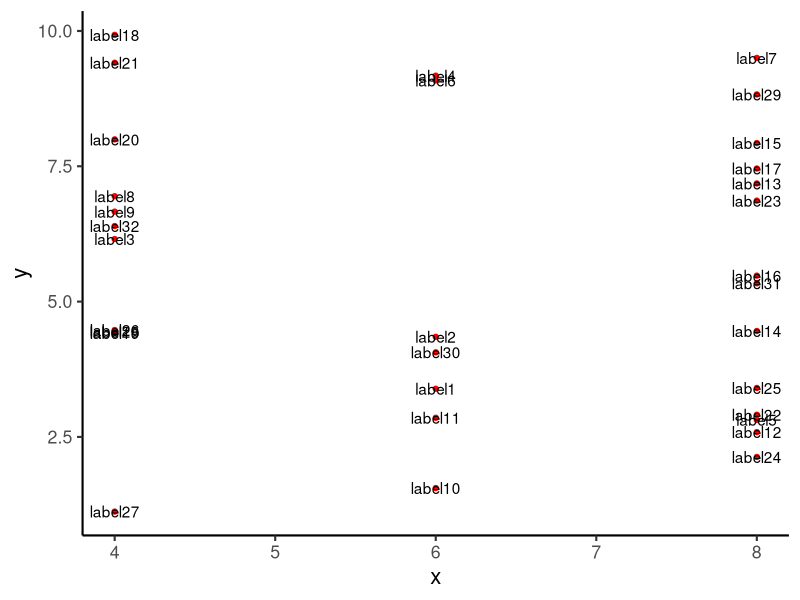
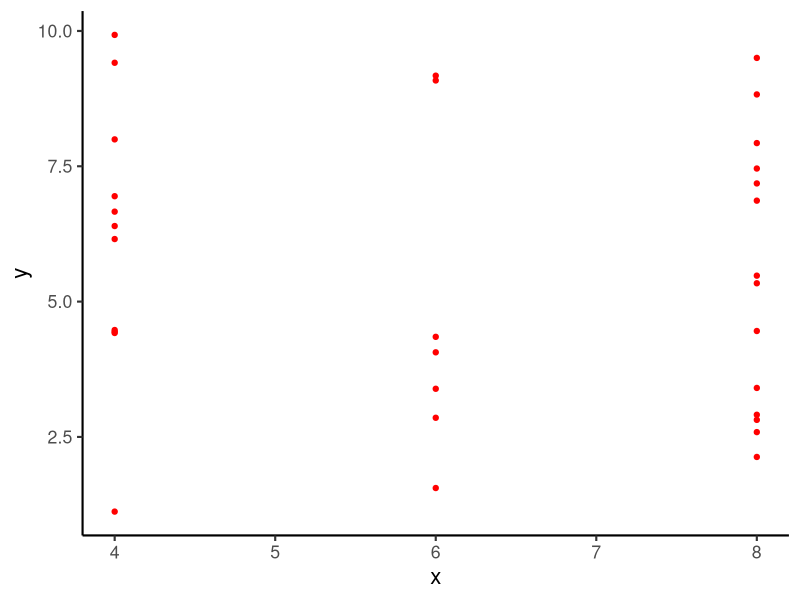
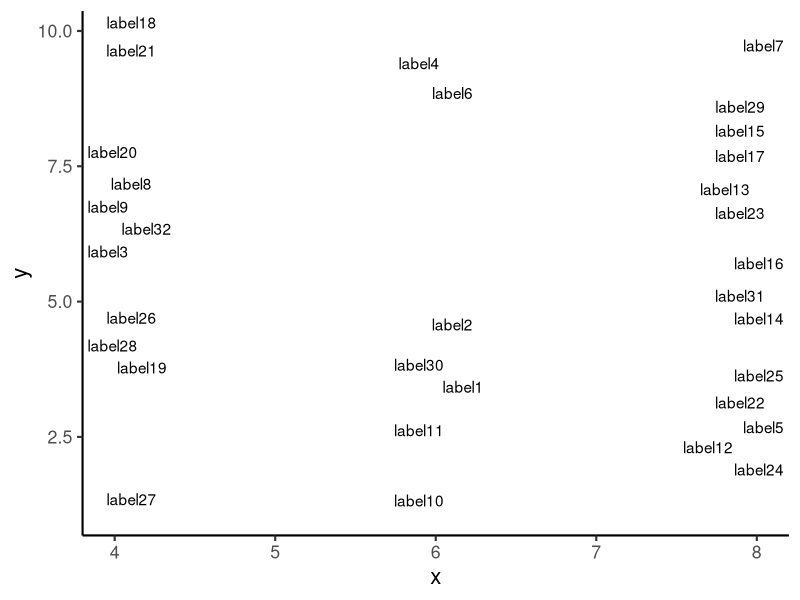

The R source for these figures, in order:
library(ggrepel)
library(ggplot2)
set.seed(1)
data = data.frame(x=mtcars$cyl,y=runif(32, 1, 10),label=paste0("label",seq(1:32)))

origPlot <- ggplot(data) +
  geom_point(aes(x, y), color = 'red') +
  geom_text(aes(x, y, label = label)) +
  theme_classic(base_size = 16)

repelPlot <- ggplot(data) +
  geom_point(aes(x, y), color = 'red') +
  geom_text_repel(aes(x, y, label = label)) +
  theme_classic(base_size = 16)

repelPlot2 <- ggplot(data) +
  geom_text_repel(aes(x, y, label = label), segment.size = 0) +
  theme_classic(base_size = 16)

repelPlot <- ggplot(data) +
  geom_point(aes(x, y), color = 'red') + # remove later
  geom_text_repel(aes(x, y, label = label), box.padding = unit(0.5, "lines")) +
  theme_classic(base_size = 16)

# loses points, if do unit(0, "lines) or unit(0.5, "native")
repelPlot <- ggplot(data) +
  geom_point(aes(x, y), color = 'red') + # remove later
  geom_text_repel(aes(x, y, label = label), box.padding = unit(0.5, "native")) +
  theme_classic(base_size = 16)
